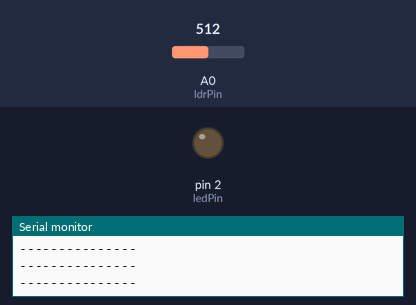
Recording of a sketch running on a simulated Arduino Uno, built with avr-gcc and run on an emulated ATmega328P. Parts: output pins drawn as LEDs (lit = HIGH), the last lines printed to the serial monitor. Inputs (shaded band) come from the test bench; at power-on: A0 (ldrPin) = 512.

Above: at 1.2 s.
1.3 s: A0 (ldrPin) set to 492
At 2.4 s:
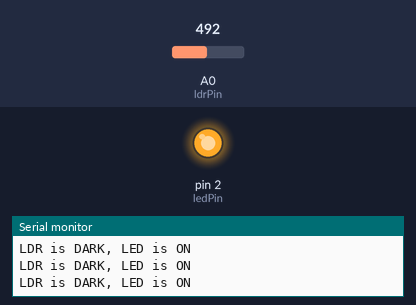
2.8 s: A0 (ldrPin) set to 510
At 3.2 s:
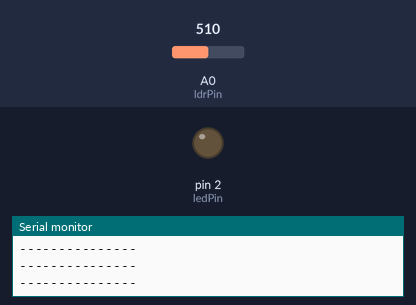
4.3 s: A0 (ldrPin) set to 490
At 4.7 s:
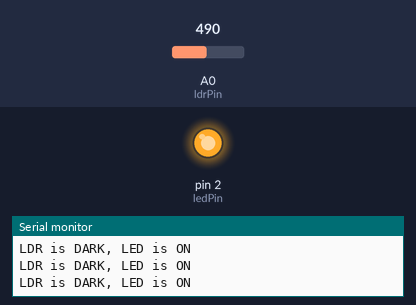
Timing chart, 0 to 7.3 s (numbered marks = the images above; inputs shaded):
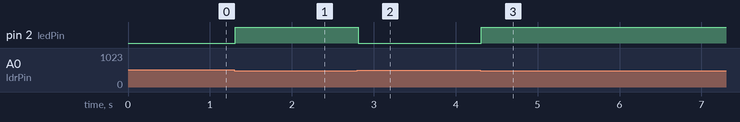

The sketch:

sketch_may06b.ino
```cpp
const int ledPin = 2;

const int ldrPin = A0;

void setup() {

Serial.begin(9600);

pinMode(ledPin, OUTPUT);

pinMode(ldrPin, INPUT);

}

void loop() {

int ldrStatus = analogRead(ldrPin);

if (ldrStatus <=500) {

digitalWrite(ledPin, HIGH);

Serial.println("LDR is DARK, LED is ON");

}

else {

digitalWrite(ledPin, LOW);

Serial.println("---------------");

}

}
```

Measured:
- the behaviour switches between 501 and 500 on A0 (ldrPin) (found by bisection; images 0 and 1)
- after the input at 1.3 s, pin 2 (ledPin): LOW → HIGH at once
- after the input at 2.8 s, pin 2 (ledPin): HIGH → LOW at once
- after the input at 4.3 s, pin 2 (ledPin): LOW → HIGH at once
